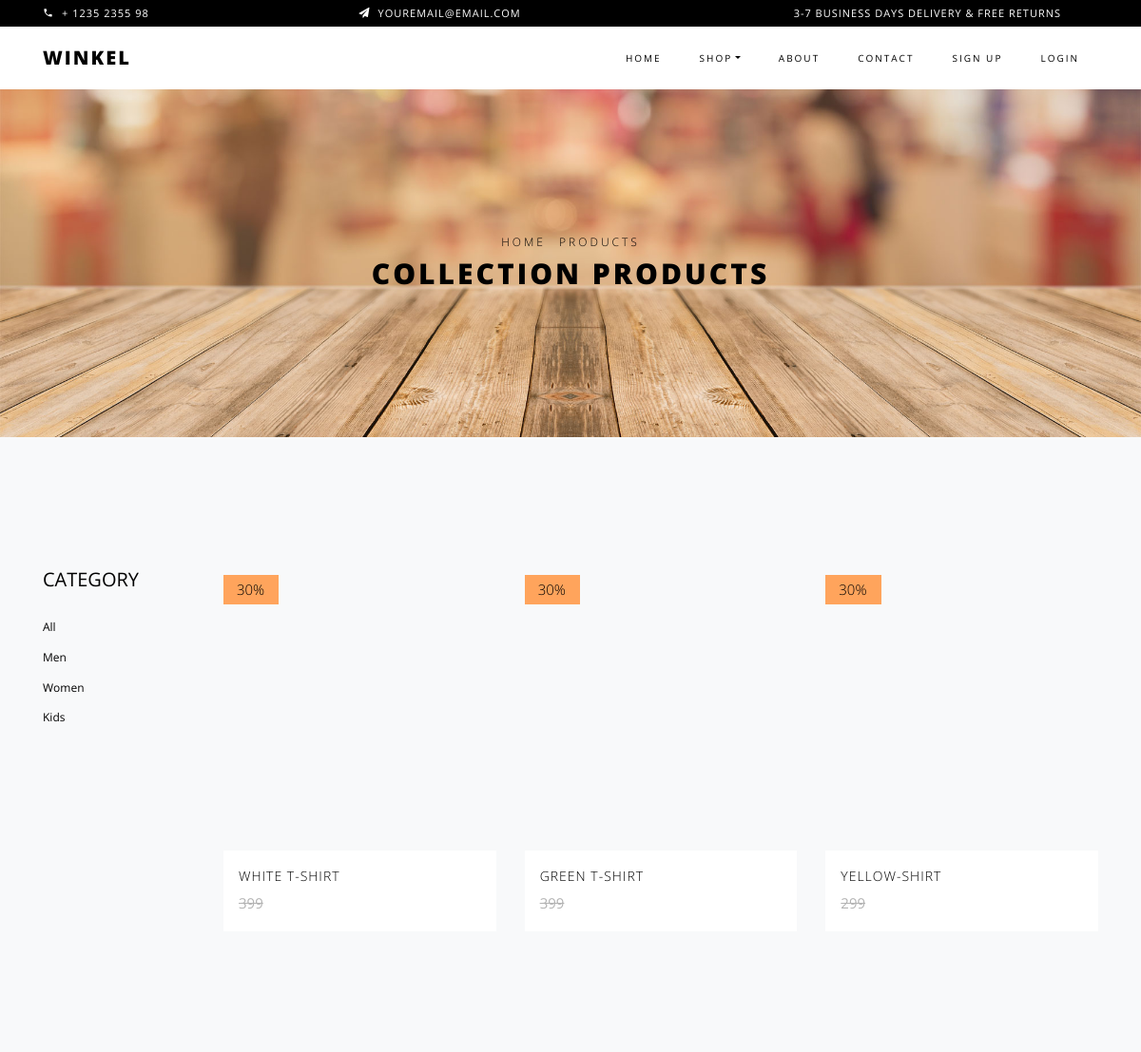
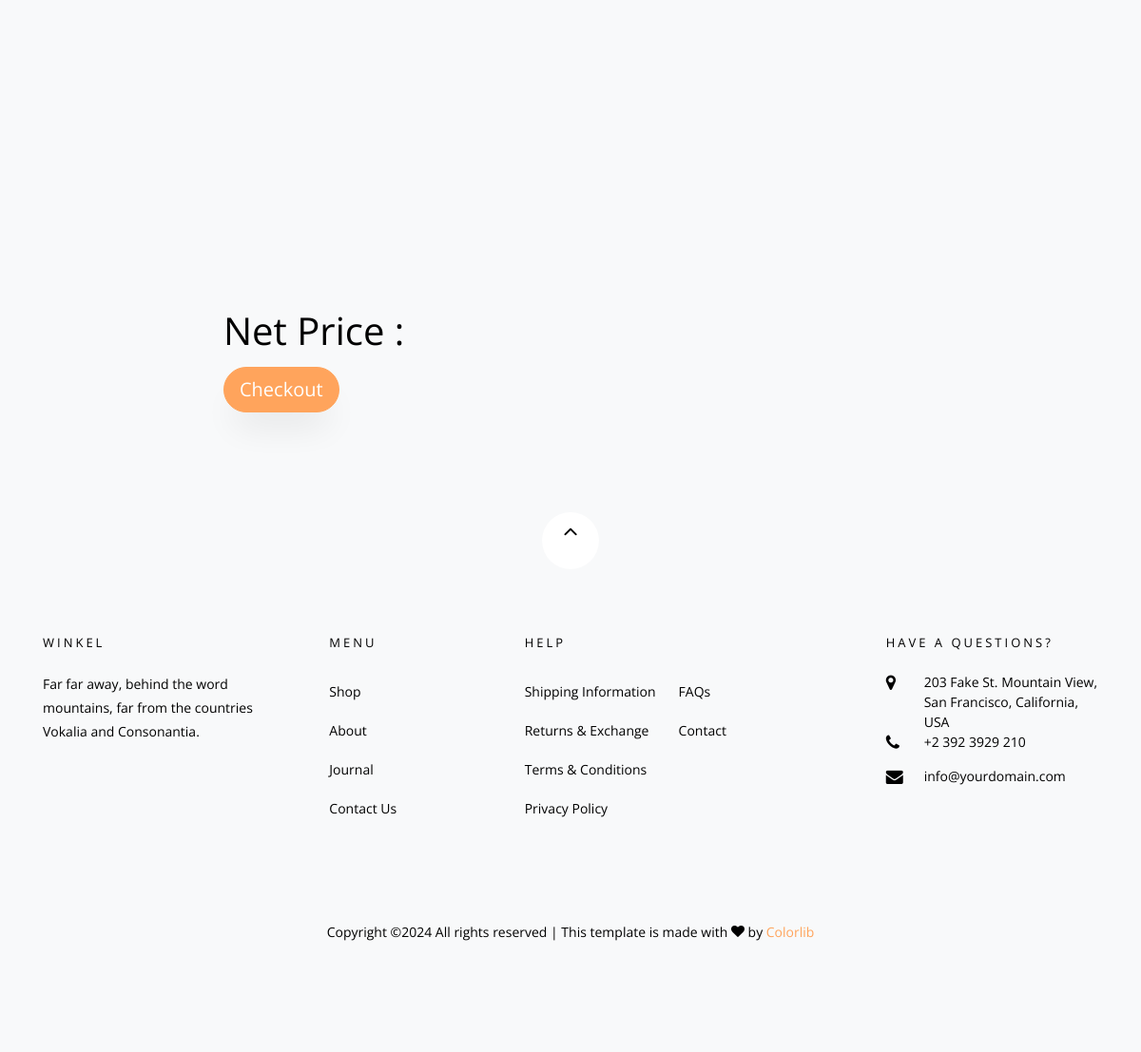
The app's page /shop/ with its own data (2 pictures, top to bottom).
### myapp/models.py (models this page shows, shortened)
class Product(models.Model):
	choice1=(
			("Men","Men"),
			("Women","Women"),
			("kids","kids"),
		)
	seller=models.ForeignKey(User,on_delete=models.CASCADE)
	product_category=models.CharField(max_length=100,choices=choice1)
	product_name=models.CharField(max_length=100)
	product_price=models.PositiveIntegerField()
	product_desc=models.TextField()
	product_image=models.ImageField(upload_to="product_image/")

### myapp/views.py (the view)
# urls.py: path('shop/',views.shop,name='shop'),
def shop(request):
	product=Product.objects.all()
	return render(request,'shop.html',{'product':product})

### myapp/templates/shop.html (shortened to what this page needs)
{% extends 'header.html' %}
{% load static %}
{% block content %}
<!DOCTYPE html>
<html lang="en">
  <head>
  </head>
  <body class="goto-here">
    <div class="hero-wrap hero-bread" style="background-image: url('{% static 'images/bg_6.jpg' %}');">
      <div class="container">
        <div class="row no-gutters slider-text align-items-center justify-content-center">
          <div class="col-md-9 ftco-animate text-center">
          	<p class="breadcrumbs"><span class="mr-2"><a href="index.html">Home</a></span> <span>Products</span></p>
            <h1 class="mb-0 bread">Collection Products</h1>
          </div>
        </div>
      </div>
    </div>
    <section class="ftco-section bg-light">
    	<div class="container">
    		<div class="row">
    			<div class="col-md-8 col-lg-10 order-md-last">
    				<div class="row">
    					{% for i in product %}
		    			<div class="col-sm-6 col-md-6 col-lg-4 ftco-animate">
		    				<div class="product">
		    					<a href="{% url 'single-product' pk=i.pk %}" class="img-prod"><img class="img-fluid" src="{{i.product_image.url}}" alt="Colorlib Template" style="width:300px;height:300px;">
		    						<span class="status">30%</span>
		    					</a>
		    					<div class="text py-3 px-3">
		    						<h3><a href="#">{{i.product_name}}</a></h3>
		    						<div class="d-flex">
		    							<div class="pricing">
				    						<p class="price"><span class="mr-2 price-dc">{{i.product_price}}</span></p>
				    					</div>
			    					</div>
		    					</div>
		    				</div>
		    			</div>
		    			{% endfor %}
		    	</div>
		    	<h1>Net Price : {{net_price}}</h1>
		    		<form method="post">
              <button type="button" class="btn btn-lg btn-primary" id="checkout-button">Checkout</button>
            </form>
		    	</div>
		    	<div class="col-md-4 col-lg-2 sidebar">
		    		<div class="sidebar-box-2">
		    			<h2 class="heading mb-4"><a href="#">Category</a></h2>
		    			<ul>
		    				<li><a href="{% url 'product-category' cat='All' %}">All</a></li>
		    				<li><a href="{% url 'product-category' cat='Men' %}">Men</a></li>
								<li><a href="{% url 'product-category' cat='Women' %}">Women</a></li>
								<li><a href="{% url 'product-category' cat='Kids' %}">Kids</a></li>
		    			</ul>
		    		</div>
    			</div>
    		</div>
    	</div>
    </section>
  </body>
</html>
{% endblock %}

### records on screen
Product: product_name "WHITE T-SHIRT", product_price "399"
Product: product_name "GREEN T-SHIRT", product_price "399"
Product: product_name "YELLOW-SHIRT", product_price "299"
